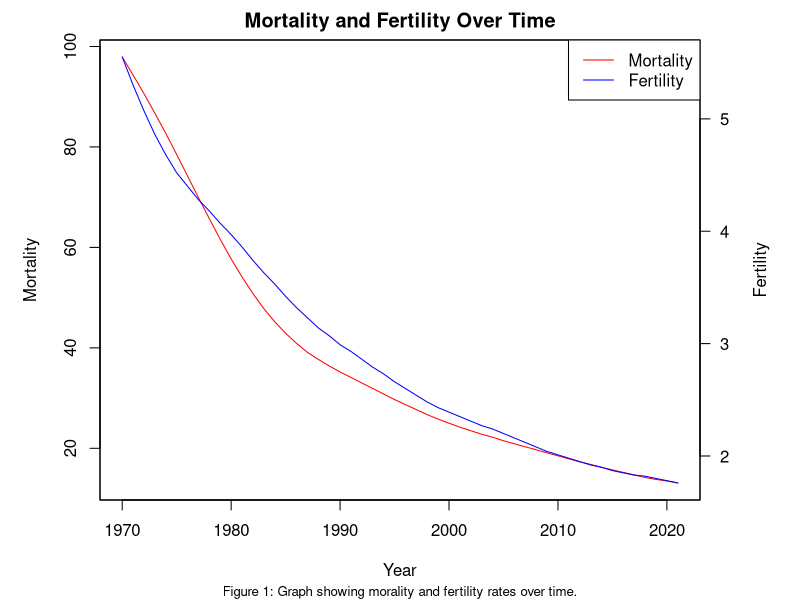
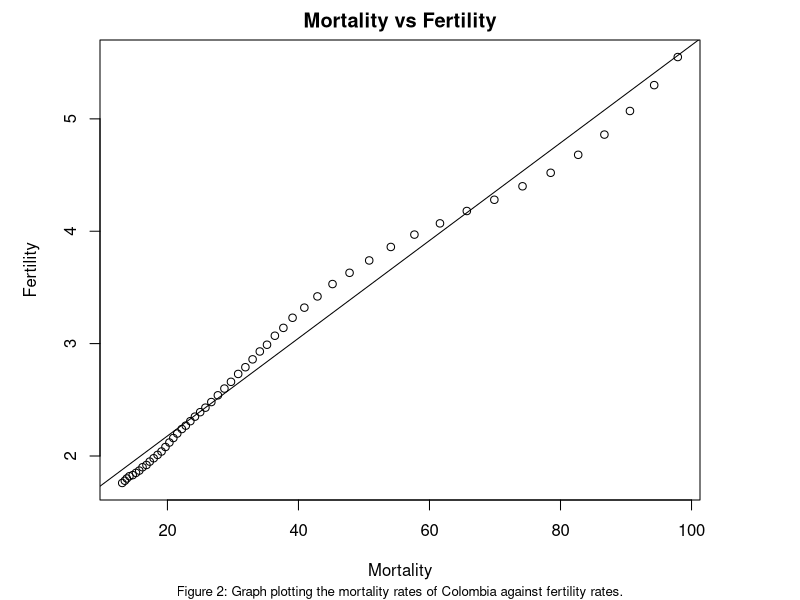
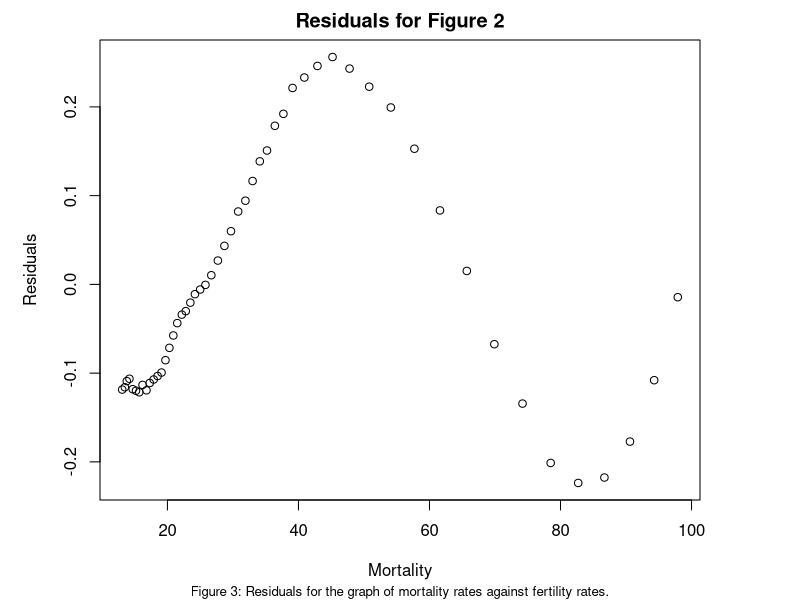
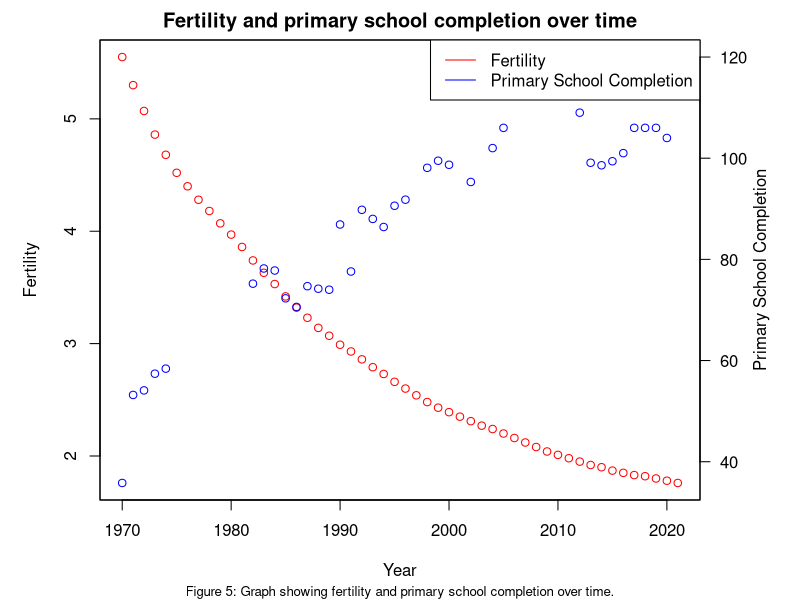
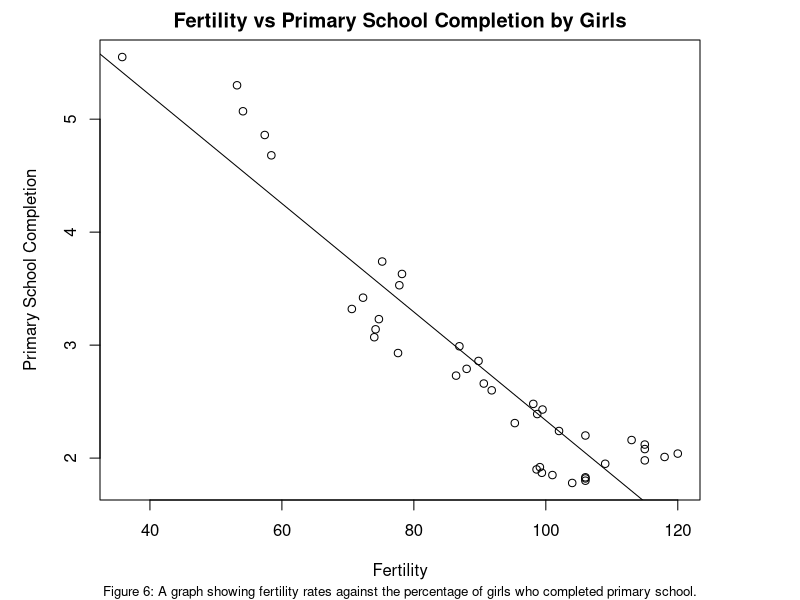
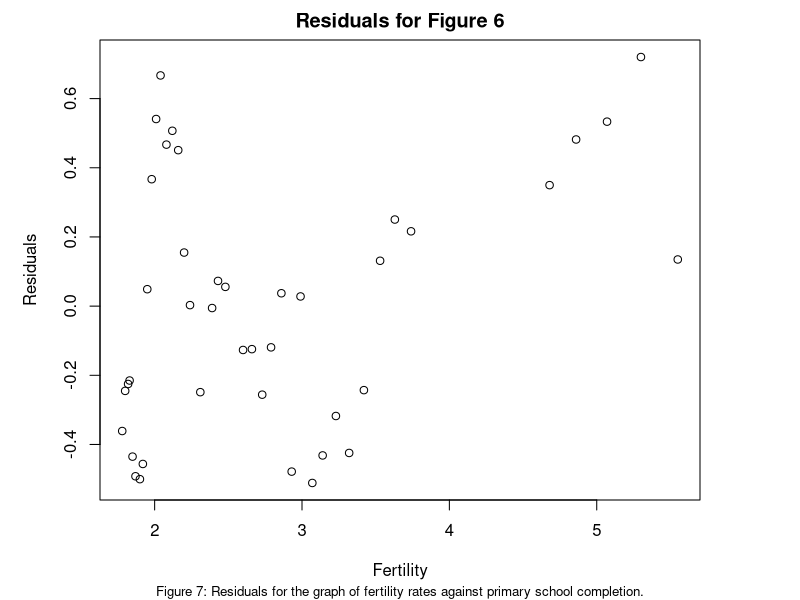

Here is the R script that generated these plots, in order:
## ---- chunk 1
# Setup code
data <- read.csv("data/Colombia.csv")
library("ggplot2")
library(knitr)


# Structure of the data
str(data)
## ---- chunk 2
# Set margins for the graph. Otherwise the 'fertility' label doesn't show.
par(mar = c(5, 5, 2, 5))

# Line graph of Morality in red.
plot(data$Year, data$Mortality, col ="red", type ="l", xlab ="Year", ylab ="Mortality")

# Set up a second y-axis on the right hand side of the plot
# Set the parameter 'new' to true to specify a second line
par(new=TRUE)
# Do not include axis ticks or labels (these are on there from the last plot)
plot(data$Year, data$Fertility, col ="blue", type ="l", xaxt ="n", yaxt ="n", xlab ="", ylab ="")

# Add a legend to differentiate between the two lines
legend("topright", legend = c("Mortality", "Fertility"), col=c("red", "blue"), lty = 1)

# Add a y-axis and label for the second line
axis(4, las = 1)
mtext("Fertility", side = 4, line = 2.5)

# Caption and title
title("Mortality and Fertility Over Time")
mtext("Figure 1: Graph showing morality and fertility rates over time.", side = 1, line = 4, cex = 0.8)


## ---- chunk 3
l <- lm(formula = data$Fertility ~ data$Mortality)


print(l$coefficients)

# # Set the plots up side by side
# par(mfrow=c(1,2))


plot(data$Fertility~data$Mortality, xlab = "Mortality", ylab = "Fertility")
abline(l)

# Caption and title
title("Mortality vs Fertility")
mtext("Figure 2: Graph plotting the mortality rates of Colombia against fertility rates.", side=1, line=4, cex=0.8)
# Axes



plot(data$Mortality, l$residuals, xlab = "Mortality", ylab = "Residuals")
# Caption and title
title("Residuals for Figure 2")
mtext("Figure 3: Residuals for the graph of mortality rates against fertility rates.", side=1, line=4, cex=0.8)

r_squared <- round(summary(l)$r.squared, 4)

print(paste("R-squared value: ", r_squared))

## ---- chunk 4
# Set margins for the graph. Otherwise the 'fertility' label doesn't show.
par(mar = c(5, 5, 2, 5))

# Line graph of Fertility in red.
plot(data$Year, data$Fertility, col ="red", xlab ="Year", ylab ="Fertility")

# Set up a second y-axis on the right hand side of the plot
# Set the parameter 'new' to true to specify a second line
par(new=TRUE)
# Do not include axis ticks or labels (these are on there from the last plot)
plot(data$Year, data$Primary.school.completion, col ="blue", xaxt ="n", yaxt ="n", xlab ="", ylab ="")

# Add a legend to differentiate between the two lines
legend("topright", legend = c("Fertility", "Primary School Completion"), col=c("red", "blue"), lty = 1)

# Add a y-axis and label for the second line
axis(4, las = 1)
mtext("Primary School Completion", side = 4, line = 2.5)

# Caption and title
title("Fertility and primary school completion over time")
mtext("Figure 5: Graph showing fertility and primary school completion over time.", side = 1, line = 4, cex = 0.8)

## ---- chunk 5
# Check for complete cases (rows without missing values)
df <- as.data.frame(data)
complete_rows <- complete.cases(df)

# Create a new data frame with complete cases
data_cleaned <- df[complete_rows, ]

l <- lm(formula = data_cleaned$Fertility ~ data_cleaned$Primary.school.completion)


print(l$coefficients)

# # Set the plots up side by side
# par(mfrow=c(1,2))


plot(data_cleaned$Fertility~data_cleaned$Primary.school.completion, xlab = "Fertility", ylab = "Primary School Completion")
abline(l)

# Caption and title
title("Fertility vs Primary School Completion by Girls")
mtext("Figure 6: A graph showing fertility rates against the percentage of girls who completed primary school.", side=1, line=4, cex=0.8)
# Axes



plot(data_cleaned$Fertility, l$residuals, xlab = "Fertility", ylab = "Residuals")
# Caption and title
title("Residuals for Figure 6")
mtext("Figure 7: Residuals for the graph of fertility rates against primary school completion.", side=1, line=4, cex=0.8)

r_squared <- round(summary(l)$r.squared, 4)

print(paste("R-squared value: ", r_squared))

